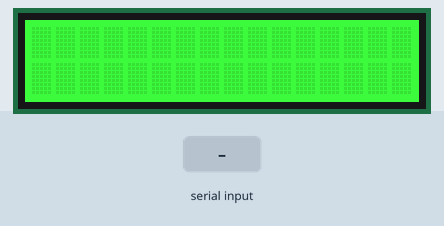
Bench run of a sketch on a simulated Arduino Uno, built with avr-gcc and run on an emulated ATmega328P. Parts: 16×2 character LCD. Inputs (shaded band) come from the test bench. What the sketch prints to the serial monitor is not drawn.

Above: at 1.2 s.
1.3 s: "+" received over Serial
2.8 s: "-" received over Serial
At 3.4 s:
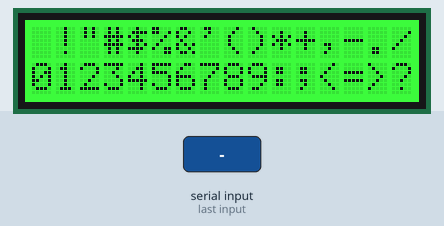
4.3 s: "1" received over Serial
At 5.7 s:
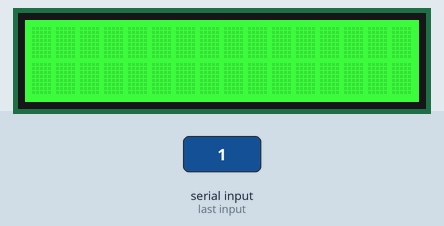
Timing chart, 0 to 7.3 s (numbered marks = the images above; inputs shaded):
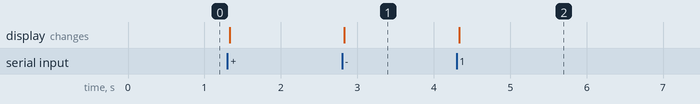

The sketch:

Characters_selector.ino
```cpp
#include <Wire.h>
#include "rgb_lcd.h"
#include <TimerOne.h>

char c;
byte k;

rgb_lcd lcd;


void setup() {

Serial.begin(115200);
lcd.begin(16, 2);
lcd.setRGB(0, 255, 0);


}

void loop() {

if(Serial.available() > 0){
c = Serial.read();
Serial.println(k);

lcd.setCursor(0,0);
for(int i = k; i < k+16; i++){
lcd.write(i);
}
lcd.setCursor(0,1);
for(int i = k+16; i < k+32; i++){
lcd.write(i);
}

}


switch(c){

  case '+':
  k+=32;
  break;

  case '-':
  k-=32;
  break;

}


c = 0;

}
```

Measured:
- after the input at 2.8 s, the display: changes at once (image 1)
- after the input at 4.3 s, the display: changes at once (image 2)
